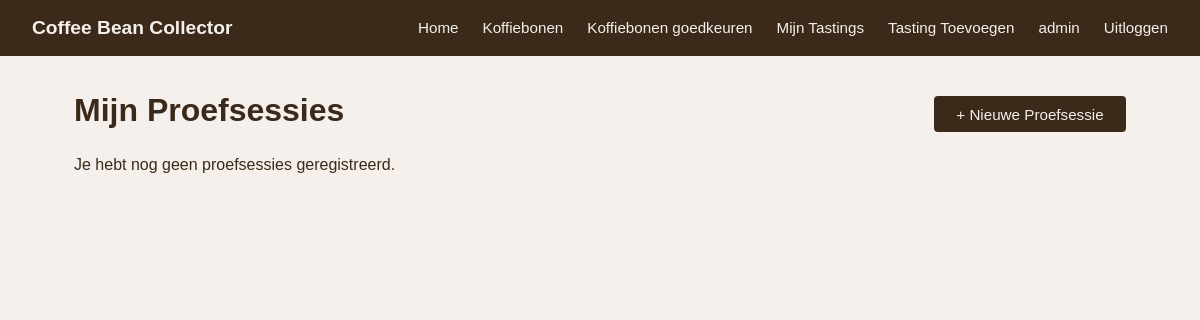
The app's page /mijn-proefsessies/ (signed in), older data.
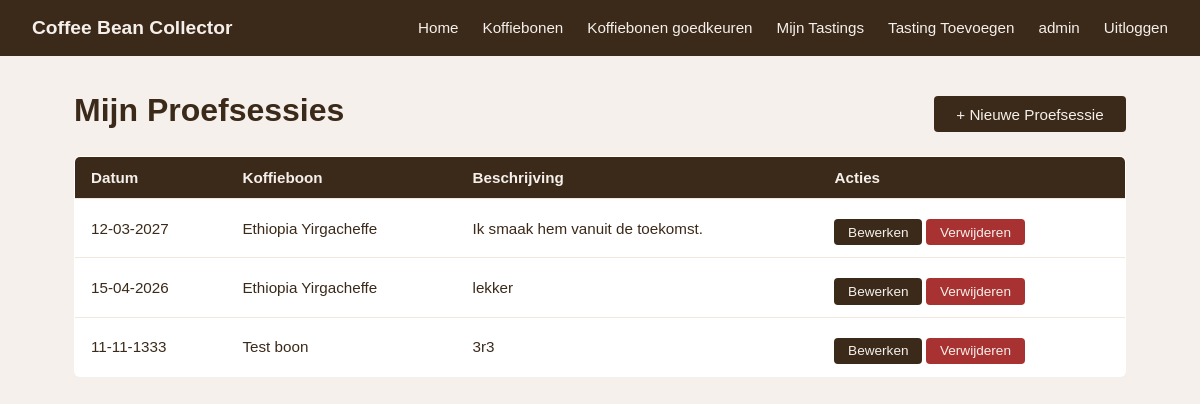
The same page, newer data.
### base/models.py (models this page shows, shortened)
class Tasting(models.Model):
    bean = models.ForeignKey('Bean', on_delete=models.CASCADE, related_name='tastings')
    user = models.ForeignKey(User, on_delete=models.CASCADE, related_name='tastings')
    date = models.DateField()
    description = models.TextField()

class Bean(models.Model):
    name = models.CharField(max_length=255)
    country_of_origin = models.CharField(max_length=255)
    roaster = models.CharField(max_length=255, blank=True, default='')
    harvest_season = models.CharField(max_length=255)
    in_season = models.BooleanField(default=True)
    approved = models.BooleanField(default=False)
    approved_by = models.ForeignKey(
        User, null=True, blank=True, on_delete=models.SET_NULL, related_name='approved_beans'
    )

### base/views.py (the view)
# urls.py: path('mijn-proefsessies/', views.tasting_list, name='tasting_list'),
@login_required(login_url='/login/')
def tasting_list(request):
    from .models import Tasting
    tastings = Tasting.objects.filter(user=request.user).order_by('-date')
    return render(request, 'base/tasting_list.html', {'tastings': tastings})

### base/templates/base/tasting_list.html (shortened to what this page needs)
{% extends 'base.html' %}
{% block content %}
<div class="bean-list-container">
    <div class="bean-list-header">
        <h1>Mijn Proefsessies</h1>
        <a href="{% url 'tasting_add' %}" class="btn">+ Nieuwe Proefsessie</a>
    </div>
    {% if tastings %}
        <table class="bean-table">
            <thead>
                <tr>
                    <th>Datum</th>
                    <th>Koffieboon</th>
                    <th>Beschrijving</th>
                    <th>Acties</th>
                </tr>
            </thead>
            <tbody>
                {% for tasting in tastings %}
                    <tr>
                        <td>{{ tasting.date|date:"d-m-Y" }}</td>
                        <td>{{ tasting.bean.name }}</td>
                        <td>{{ tasting.description|truncatechars:40 }}</td>
                        <td>
                            <a href="{% url 'tasting_edit' tasting.pk %}" class="btn btn-small">Bewerken</a>
                            <a href="{% url 'tasting_delete' tasting.pk %}" class="btn btn-danger btn-small">Verwijderen</a>
                        </td>
                    </tr>
                {% endfor %}
            </tbody>
        </table>
    {% else %}
        <p>Je hebt nog geen proefsessies geregistreerd.</p>
    {% endif %}
</div>
{% endblock %}

Row changes from the older to the newer data that the page shows:
added Tasting: date "12-03-2027", bean.name "Ethiopia Yirgacheffe", description "Ik smaak hem vanuit de toekomst."
added Tasting: date "15-04-2026", bean.name "Ethiopia Yirgacheffe", description "lekker"
added Tasting: date "11-11-1333", bean.name "Test boon", description "3r3"
Text that changed along with them:
text no longer shown: "Je hebt nog geen proefsessies geregistreerd."
text now shown: "Datum Koffieboon Beschrijving Acties"
